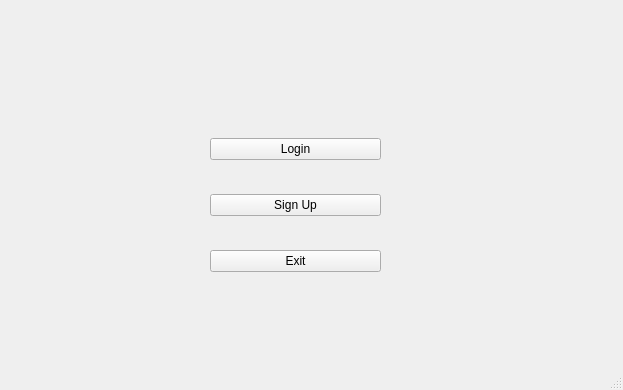
<?xml version="1.0" encoding="UTF-8"?>
<ui version="4.0">
 <class>MainWindow</class>
 <widget class="QMainWindow" name="MainWindow">
  <property name="geometry">
   <rect>
    <x>0</x>
    <y>0</y>
    <width>623</width>
    <height>390</height>
   </rect>
  </property>
  <property name="windowTitle">
   <string>Draughts</string>
  </property>
  <widget class="QWidget" name="centralwidget">
   <widget class="QWidget" name="layoutWidget">
    <property name="geometry">
     <rect>
      <x>210</x>
      <y>110</y>
      <width>171</width>
      <height>191</height>
     </rect>
    </property>
    <layout class="QVBoxLayout" name="verticalLayout">
     <item>
      <widget class="QPushButton" name="pushButton">
       <property name="text">
        <string>Login</string>
       </property>
      </widget>
     </item>
     <item>
      <widget class="QPushButton" name="pushButton_2">
       <property name="text">
        <string>Sign Up</string>
       </property>
      </widget>
     </item>
     <item>
      <widget class="QPushButton" name="pushButton_3">
       <property name="text">
        <string>Exit</string>
       </property>
      </widget>
     </item>
    </layout>
   </widget>
  </widget>
  <widget class="QStatusBar" name="statusbar"/>
 </widget>
 <resources/>
 <connections>
  <connection>
   <sender>pushButton_3</sender>
   <signal>clicked()</signal>
   <receiver>MainWindow</receiver>
   <slot>close()</slot>
   <hints>
    <hint type="sourcelabel">
     <x>297</x>
     <y>265</y>
    </hint>
    <hint type="destinationlabel">
     <x>465</x>
     <y>297</y>
    </hint>
   </hints>
  </connection>
 </connections>
</ui>
